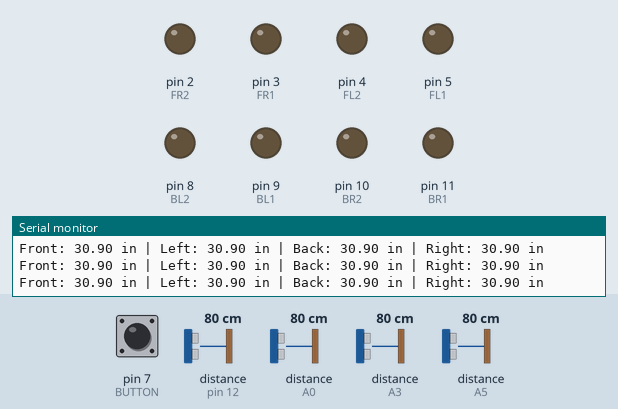
Simulated run of this sketch. Board: Arduino Uno, built with avr-gcc and run on an emulated ATmega328P. Parts: output pins drawn as LEDs (lit = HIGH), the last lines printed to the serial monitor. Wiring (inferred from the names in the program): 4 × ultrasonic range finder: trigger pin 13, echo pin 12 / trigger A1, echo A0 / trigger A2, echo A3 / trigger A4, echo A5. Inputs (shaded band) come from the test bench; at power-on: pin 7 (BUTTON) HIGH, distance to the obstacle (sensors on pin 12, A0, A3, A5) 80 cm. The echo pulse lasts 58.3 µs per cm; pins used as bus, display or sensor lines are not drawn.

Above: at 1.2 s.
1.3 s: pin 7 (BUTTON) pulled LOW for 0.25 s
At 1.69 s:
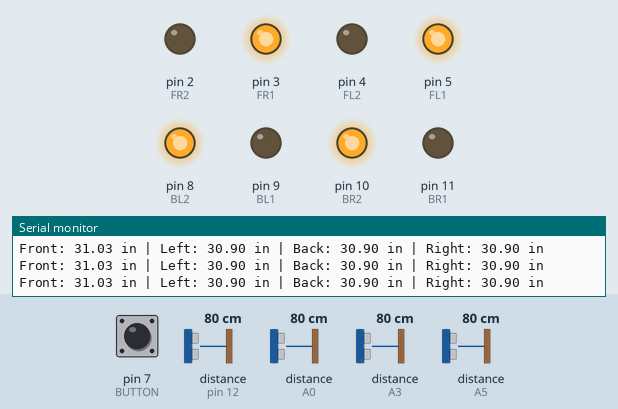
At 3.0 s:
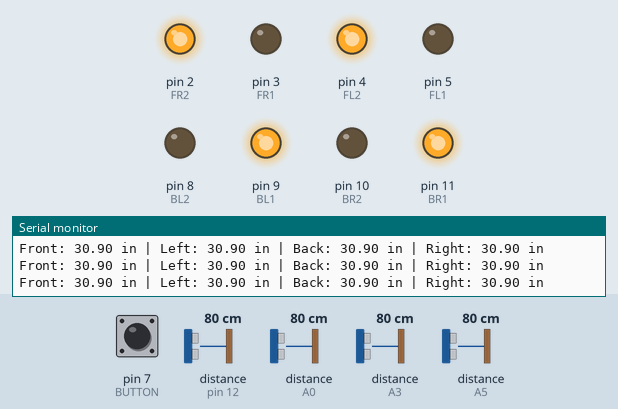
4.5 s: distance to the obstacle (sensor on pin 12) set to 60 cm
7.5 s: distance to the obstacle (sensor on A0) set to 2 cm
10.5 s: distance to the obstacle (sensor on A3) set to 60 cm
13.5 s: distance to the obstacle (sensor on A5) set to 60 cm
16.5 s: pin 7 (BUTTON) pulled LOW for 1 s
At 19.5 s:
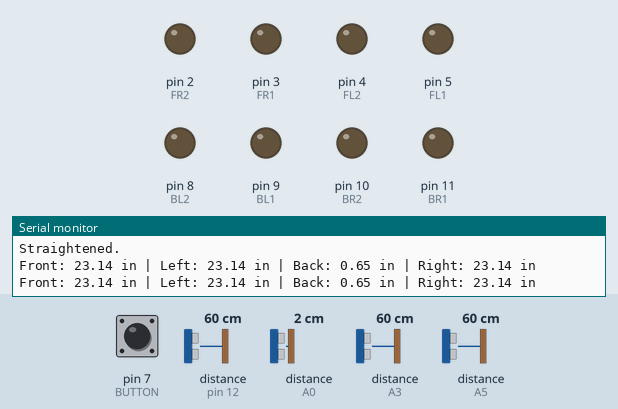
Timing chart, 0 to 21.0 s (numbered marks = the images above; inputs shaded):
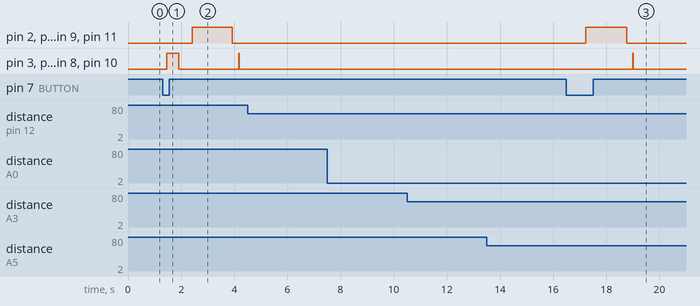

The sketch:

Move.ino
```cpp
#define FL1 5
#define FL2 4

#define FR1 3
#define FR2 2

#define BR1 11
#define BR2 10

#define BL1 9
#define BL2 8

#define TRIG_FRONT 13
#define ECHO_FRONT 12

#define TRIG_LEFT A2
#define ECHO_LEFT A3

#define TRIG_BACK A1
#define ECHO_BACK A0

#define TRIG_RIGHT A4
#define ECHO_RIGHT A5

#define BUTTON 7

#define FRONT_BACK_LIMIT 1.5
#define SIDE_LIMIT 3.5

#define moe 0.1

int speedVal = 150;
bool bottle = false;

// ---------------- ULTRASONIC ----------------

float getDistance(int trig, int echo){

  digitalWrite(trig, LOW);
  delayMicroseconds(2);

  digitalWrite(trig, HIGH);
  delayMicroseconds(10);
  digitalWrite(trig, LOW);

  long duration = pulseIn(echo, HIGH, 20000);

  if(duration == 0) return -1;

  float distance = duration * 0.0133 / 2.0;

  return distance;
}

// ---------------- PRINT ----------------

void printDistances(){

  float front = getDistance(TRIG_FRONT, ECHO_FRONT);
  float left  = getDistance(TRIG_LEFT, ECHO_LEFT);
  float back  = getDistance(TRIG_BACK, ECHO_BACK);
  float right = getDistance(TRIG_RIGHT, ECHO_RIGHT);

  Serial.print("Front: "); Serial.print(front); Serial.print(" in | ");
  Serial.print("Left: ");  Serial.print(left);  Serial.print(" in | ");
  Serial.print("Back: ");  Serial.print(back);  Serial.print(" in | ");
  Serial.print("Right: "); Serial.print(right); Serial.println(" in");
}

// --------------- Centering ----------------

void center(float f, float r, float l, float b) {

  while(true) {

  float df = getDistance(TRIG_FRONT, ECHO_FRONT);
  float db  = getDistance(TRIG_BACK, ECHO_BACK);
  float dl  = getDistance(TRIG_LEFT, ECHO_LEFT);
  float dr = getDistance(TRIG_RIGHT, ECHO_RIGHT);

    if(f != -1) {
      if (f < df - moe) {
        forward(50);
      } else if (f > df + moe) {
        backward(50);
      } else {
        stopMotors();
        f = -1;
      }
    }

    if(r != -1) {
      if (r < dr - moe) {
        right(50);
      } else if (r > dr + moe) {
        left(50);
      } else {
        stopMotors();
        r = -1;
      }
    }

    if(l != -1) {
      if (l < dl - moe) {
        left(50);
      } else if (l > dl + moe) {
        right(50);
      } else {
        stopMotors();
        l = -1;
      }
    }

    if(b != -1) {
      if (b < db - moe) {
        backward(50);
      } else if (b > db + moe) {
        forward(50);
      } else {
        stopMotors();
        b = -1;
      }
    }

    if(f==-1 && r==-1 && l==-1 && b==-1) {
      break;
    }
  }
}

// --------------- Straighten ----------------

void bigStraight(bool f, bool b, bool l, bool r){

  rotateRight(500);
  delay(500);

  Serial.println("Straightening...");

  int scanTime = 1500;     // total scan duration (ms)
  int stepTime = 20;       // time per step
  int turnSpeed = 120;

  float bestError = 9999;
  int bestTime = 0;

  float start = millis();

  // int currentTime = 0;

  // -------- SCAN LEFT --------
  while(millis() - start < scanTime){

    // rotate LEFT
    setFL(-turnSpeed);
    setFR(turnSpeed);
    setBL(-turnSpeed);
    setBR(turnSpeed);

    delay(stepTime);
    // currentTime += stepTime;

    float front = getDistance(TRIG_FRONT, ECHO_FRONT);
    float back  = getDistance(TRIG_BACK, ECHO_BACK);
    float left  = getDistance(TRIG_LEFT, ECHO_LEFT);
    float right = getDistance(TRIG_RIGHT, ECHO_RIGHT);

    printDistances();

    // skip bad readings
    if(front < 0 || back < 0 || left < 0 || right < 0) continue;

    // error = how "un-square" we are
    if (!f) {
      front=0;
    }
    if (!b) {
      back=0;
    }
    if (!l) {
      left=0;
    }
    if(!r) {
      right=0;
    }

    float error = front+back+right+left;

    if(error < bestError){
      bestError = error;
      bestTime = millis() - start;
    }
  }

  stopMotors();
  delay(200);

  // -------- RETURN TO BEST POSITION --------
  Serial.println("Returning to best alignment...");

  // currentTime = 0;

  start = millis();
  float error = 10000000;

  while(error > bestError + .3){

    float front = getDistance(TRIG_FRONT, ECHO_FRONT);
    float back  = getDistance(TRIG_BACK, ECHO_BACK);
    float left  = getDistance(TRIG_LEFT, ECHO_LEFT);
    float right = getDistance(TRIG_RIGHT, ECHO_RIGHT);

    printDistances();

    // skip bad readings
    if(front < 0 || back < 0 || left < 0 || right < 0) continue;

    // error = how "un-square" we are
    if (!f) {
      front=0;
    }
    if (!b) {
      back=0;
    }
    if (!l) {
      left=0;
    }
    if(!r) {
      right=0;
    }

    error = front+back+right+left;

    // rotate RIGHT to go back
    setFL(turnSpeed);
    setFR(-turnSpeed);
    setBL(turnSpeed);
    setBR(-turnSpeed);

    delay(stepTime);
    // currentTime += stepTime;
  }

  stopMotors();

  Serial.println("Straightened.");
}

// ---------------- OBSTACLE ----------------

bool obstacleDetected(){

  float front = getDistance(TRIG_FRONT, ECHO_FRONT);
  float back  = getDistance(TRIG_BACK, ECHO_BACK);
  float left  = getDistance(TRIG_LEFT, ECHO_LEFT);
  float right = getDistance(TRIG_RIGHT, ECHO_RIGHT);

  if(!bottle) {
    if(front > 0 && front < FRONT_BACK_LIMIT) return true;
  }
  if(back  > 0 && back  < FRONT_BACK_LIMIT) return true;
  if(left  > 0 && left  < SIDE_LIMIT) return true;
  if(right > 0 && right < SIDE_LIMIT) return true;

  return false;
}

// ---------------- MOTOR CONTROL ----------------

void setMotor(int pin1, int pin2, int speedVal){
  if(speedVal > 0){
    digitalWrite(pin1, HIGH);
    digitalWrite(pin2, LOW);
  }
  else if(speedVal < 0){
    digitalWrite(pin1, LOW);
    digitalWrite(pin2, HIGH);
  }
  else{
    digitalWrite(pin1, LOW);
    digitalWrite(pin2, LOW);
  }
}

void setFL(int s){ setMotor(FL1, FL2, s); }
void setFR(int s){ setMotor(FR1, FR2, -s); }
void setBR(int s){ setMotor(BR1, BR2, s); }
void setBL(int s){ setMotor(BL1, BL2, -s); }

void stopMotors(){
  setFL(0);
  setFR(0);
  setBR(0);
  setBL(0);
}

// ---------------- MECANUM MOVEMENT ----------------

void forward(float goal){

  float start = millis();

  while(true && millis() - start < goal){

    printDistances();

    if(obstacleDetected()){
      stopMotors();
      return;
    }

    setFL(speedVal);
    setFR(speedVal);
    setBL(speedVal);
    setBR(speedVal);

    delay(20);
  }

    stopMotors();

}

void backward(float goal){

  float start = millis();

  while(true && millis() - start < goal){

    printDistances();

    if(obstacleDetected()){
      stopMotors();
      return;
    }

    setFL(-speedVal);
    setFR(-speedVal);
    setBL(-speedVal);
    setBR(-speedVal);

    delay(20);
  }

    stopMotors();

}

void right(float goal){

  float start = millis();

  while(true && millis() - start < goal){

    printDistances();

    if(obstacleDetected()){
      stopMotors();
      return;
    }

    setFL(speedVal);
    setFR(-speedVal);
    setBL(-speedVal);
    setBR(speedVal);

    delay(20);
  }

    stopMotors();

}

void left(float goal){

  float start = millis();

  while(true && millis() - start < goal){

    printDistances();

    if(obstacleDetected()){
      stopMotors();
      return;
    }

    setFL(-speedVal);
    setFR(speedVal);
    setBL(speedVal);
    setBR(-speedVal);

    delay(20);
  }

  stopMotors();

}

void rotateRight(float goal){

  float start = millis();

  while(millis() - start < goal){

    printDistances();

    if(obstacleDetected()){
      stopMotors();
      return;
    }

    setFL(speedVal);
    setFR(-speedVal);
    setBL(speedVal);
    setBR(-speedVal);

    delay(20);
  }

  stopMotors();

}

void rotateLeft(float goal){

  float start = millis();

  while(true && millis() - start < goal){

    printDistances();

    if(obstacleDetected()){
      stopMotors();
      return;
    }

    setFL(-speedVal);
    setFR(speedVal);
    setBL(-speedVal);
    setBR(speedVal);

    delay(20);
  }

    stopMotors();

}

// ---------------- SETUP ----------------

void setup(){

  Serial.begin(9600);

  pinMode(FL1, OUTPUT);
  pinMode(FL2, OUTPUT);

  pinMode(FR1, OUTPUT);
  pinMode(FR2, OUTPUT);

  pinMode(BR1, OUTPUT);
  pinMode(BR2, OUTPUT);

  pinMode(BL1, OUTPUT);
  pinMode(BL2, OUTPUT);

  pinMode(TRIG_FRONT, OUTPUT);
  pinMode(ECHO_FRONT, INPUT);

  pinMode(TRIG_LEFT, OUTPUT);
  pinMode(ECHO_LEFT, INPUT);

  pinMode(TRIG_BACK, OUTPUT);
  pinMode(ECHO_BACK, INPUT);

  pinMode(TRIG_RIGHT, OUTPUT);
  pinMode(ECHO_RIGHT, INPUT);

  pinMode(BUTTON, INPUT_PULLUP);

  stopMotors();

  Serial.println("System Ready");
}

// ---------------- LOOP ----------------

void loop(){

  printDistances();

  if(digitalRead(BUTTON) == LOW){

    // center(-1, 5.13, -1, 5);
    bigStraight(true, true, false, false);

  }

  delay(200);
}

// straight --> front, back, left, right
//  right: 5.13  left: 5.75  front: 5.01   back: 4.99      (all inches)
//fwd & back 2700 ms = 50 cm
//right & left 3100 ms = 50 cm     right go less than left
//rotate 1860 ms = 90 degrees
```

Measured:
- after the input at 1.3 s, pin 2 (FR2), pin 4 (FL2), pin 9 (BL1), pin 11 (BR1): LOW → HIGH after 1.1 s, → LOW 1.5 s later; pin 3 (FR1), pin 5 (FL1), pin 8 (BL2), pin 10 (BR2): LOW → HIGH after 0.17 s, → LOW 0.45 s later, → HIGH 2.2 s later, → LOW 0.02 s later
- after the input at 16.5 s, pin 2 (FR2), pin 4 (FL2), pin 9 (BL1), pin 11 (BR1): LOW → HIGH after 0.73 s, → LOW 1.5 s later; pin 3 (FR1), pin 5 (FL1), pin 8 (BL2), pin 10 (BR2): LOW → HIGH after 2.5 s, → LOW 0.02 s later
